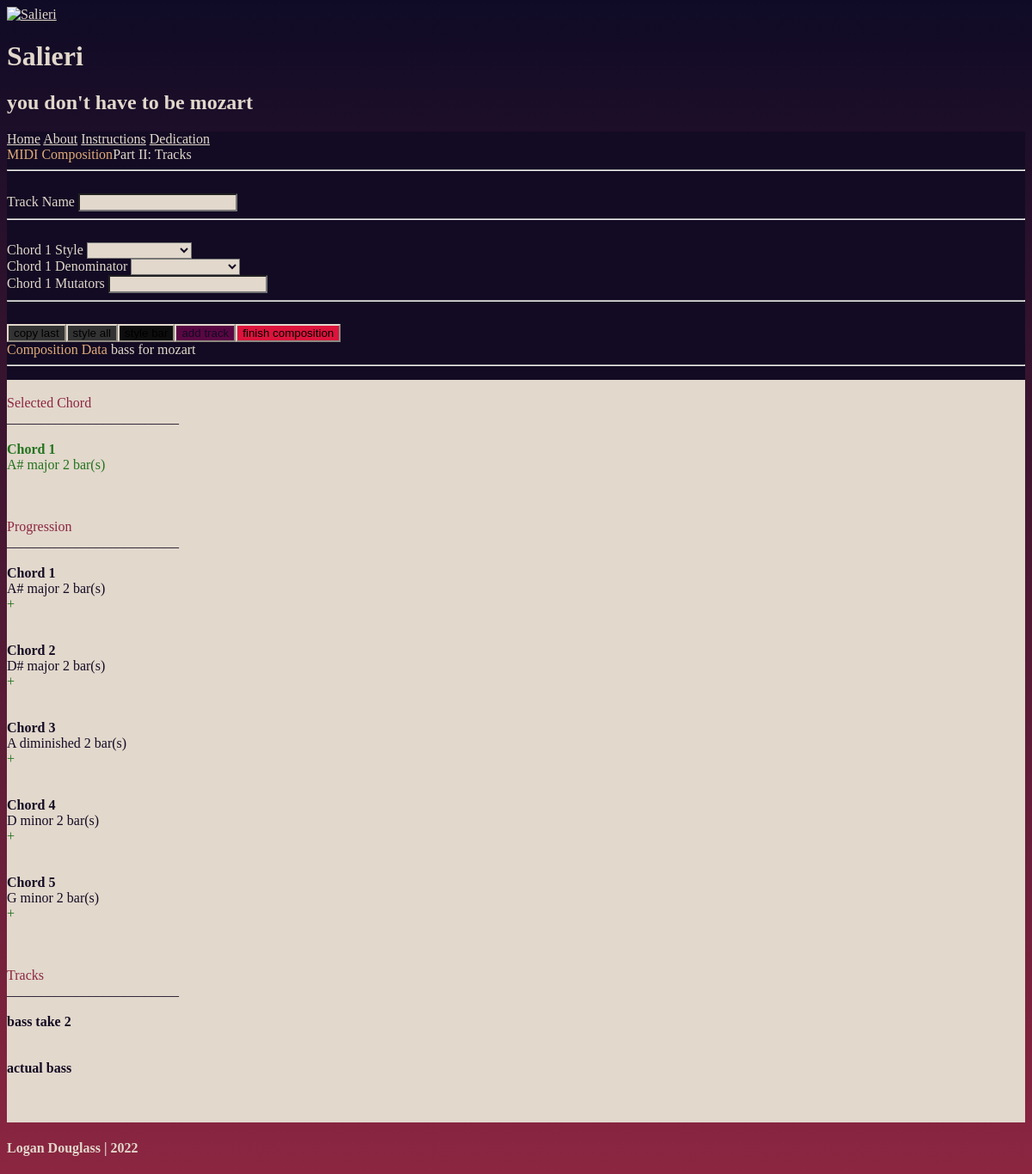
Screenshot of /track/3 with the database file from the repository.
### userinput/models.py (models this page shows, shortened)
class Composition(models.Model):
    tonic_choices = [
    ("", ""),
    ("A", "A"),
    ("A#", "A#/Bb",),
    ("B", "B"),
    ("C", "C"),
    ("C#", "C#/Db"),
    ("D", "D"),
    ("D#", "D#/Eb"),
    ("E", "E"),
    ("F", "F"),
    ("F#", "F#/Gb"),
    ("G", "G"),
    ("G#", "G#/Ab")
    ]
    quality_choices =[
    ("", ""),
    ("major", "major"),
    ("minor", "minor"),
    ("diminished7", "diminished7"),
    ("half-diminished7", "half-diminished7"),
    ("minor7", "minor7"),
    ("major7", "major7"),
    ("dominant7", "dominant7"),
    ("minor-major7", "minor-major7"),
    ("augmented major7", "augmented major7"),
    ]
    name = models.CharField(max_length=30)
    chord1_tonic = models.CharField(max_length=5, choices=tonic_choices, null=True, blank=True, default=None)
    chord1_quality = models.CharField(max_length=30, choices=quality_choices, null=True, blank=True, default="major")
    chord1_bars = models.IntegerField(null=True, blank=True, default=0)
    chord2_tonic = models.CharField(max_length=5, choices=tonic_choices, null=True, blank=True, default=None)
    chord2_quality = models.CharField(max_length=30, choices=quality_choices, null=True, blank=True, default="major")
    chord2_bars = models.IntegerField(null=True, blank=True, default=0)
    chord3_tonic = models.CharField(max_length=5, choices=tonic_choices, null=True, blank=True, default=None)
    chord3_quality = models.CharField(max_length=30, choices=quality_choices, null=True, blank=True, default="major")
    chord3_bars = models.IntegerField(null=True, blank=True, default=0)
    chord4_tonic = models.CharField(max_length=5, choices=tonic_choices, null=True, blank=True, default=None)
    chord4_quality = models.CharField(max_length=30, choices=quality_choices, null=True, blank=True, default="major")
    chord4_bars = models.IntegerField(null=True, blank=True, default=0)
    chord5_tonic = models.CharField(max_length=5, choices=tonic_choices, null=True, blank=True, default=None)
    chord5_quality = models.CharField(max_length=30, choices=quality_choices, null=True, blank=True, default="major")
    chord5_bars = models.IntegerField(null=True, blank=True, default=0)
    midi = models.FileField(null=True, blank=True, default=None)

class Track(models.Model):
    pattern_choices = [
    ("arpup", "arpeggios" ),
    ("simpline", "steady bass"),
    ]
    comp = models.ForeignKey(Composition, on_delete=models.PROTECT, related_name="tracks", null=True, blank=True, default=None)
    trackname = models.CharField(max_length=30, null=True, blank=True, default=None)
    chord1_style = models.CharField(max_length=50, choices=pattern_choices, null=True, blank=True, default=None)
    chord1_denom = models.IntegerField(default = 4)
    chord1_mutators = models.CharField(max_length=40, null=True, blank=True, default=None)
    chord2_style = models.CharField(max_length=50, choices=pattern_choices, null=True, blank=True, default=None)
    chord2_denom = models.IntegerField(default = 4)
    chord2_mutators = models.CharField(max_length=40, null=True, blank=True, default=None)
    chord3_style = models.CharField(max_length=50, choices=pattern_choices, null=True, blank=True, default=None)
    chord3_denom = models.IntegerField(default = 4)
    chord3_mutators = models.CharField(max_length=40, null=True, blank=True, default=None)
    chord4_style = models.CharField(max_length=50, choices=pattern_choices, null=True, blank=True, default=None)
    chord4_denom = models.IntegerField(default = 4)
    chord4_mutators = models.CharField(max_length=40, null=True, blank=True, default=None)
    chord5_style = models.CharField(max_length=50, choices=pattern_choices, null=True, blank=True, default=None)
    chord5_denom = models.IntegerField(default = 4)
    chord5_mutators = models.CharField(max_length=40, null=True, blank=True, default=None)

### userinput/views.py (the view)
# urls.py: path("track/<int:id>", views.track, name="track"),
def track(request, id):
    broken_values = ["", None, 0]
    composition = Composition.objects.get(id=id)
    comp_data_dict_list = list(Composition.objects.filter(id=id).values())
    comp_data_dict = comp_data_dict_list[0]
    chord1_tonic = comp_data_dict["chord1_tonic"]
    chord1_quality = comp_data_dict["chord1_quality"]
    chord1_bars = comp_data_dict["chord1_bars"]
    chord1_bars_u = "bar(s)"
    if chord1_bars == 0:
        chord1_bars = ""
        chord1_bars_u = ""
    chord1_dg = [chord1_tonic, chord1_quality, chord1_bars]
    chord1_vis = False
    chord1_works = True
    chord1_vals = [chord1_tonic, chord1_quality, chord1_bars]
    for broken_value in broken_values:
        if broken_value in chord1_vals:
            chord1_works = False
    chord2_tonic = comp_data_dict["chord2_tonic"]
    chord2_quality = comp_data_dict["chord2_quality"]
    chord2_bars = comp_data_dict["chord2_bars"]
    chord2_bars_u = "bar(s)"
    if chord2_bars == 0:
        chord2_bars = ""
        chord2_bars_u = ""
    chord2_dg = [chord2_tonic, chord2_quality, chord2_bars]
    chord2_vis = False
    chord2_works = True
    chord2_vals = [chord2_tonic, chord2_quality, chord2_bars]
    for broken_value in broken_values:
        if broken_value in chord2_vals:
            chord2_works = False
    chord3_tonic = comp_data_dict["chord3_tonic"]
    chord3_quality = comp_data_dict["chord3_quality"]
    chord3_bars = comp_data_dict["chord3_bars"]
    chord3_bars_u = "bar(s)"
    if chord3_bars == 0:
        chord3_bars = ""
        chord3_bars_u = ""
    chord3_dg = [chord3_tonic, chord3_quality, chord3_bars]
    chord3_vis = False
    chord3_works = True
    chord3_vals = [chord3_tonic, chord3_quality, chord3_bars]
    for broken_value in broken_values:
        if broken_value in chord3_vals:
            chord3_works = False
    chord4_tonic = comp_data_dict["chord4_tonic"]
    chord4_quality = comp_data_dict["chord4_quality"]
    chord4_bars = comp_data_dict["chord4_bars"]
    chord4_bars_u = "bar(s)"
    if chord4_bars == 0:
        chord4_bars = ""
        chord4_bars_u = ""
    chord4_dg = [chord4_tonic, chord4_quality, chord4_bars]
    chord4_vis = False
    chord4_works = True
    chord4_vals = [chord4_tonic, chord4_quality, chord4_bars]
    for broken_value in broken_values:
        if broken_value in chord4_vals:
            chord4_works = False
    chord5_tonic = comp_data_dict["chord5_tonic"]
    chord5_quality = comp_data_dict["chord5_quality"]
    chord5_bars = comp_data_dict["chord5_bars"]
    chord5_bars_u = "bar(s)"
    if chord5_bars == 0:
        chord5_bars = ""
        chord5_bars_u = ""
    chord5_dg = [chord5_tonic, chord5_quality, chord5_bars]
    chord5_vis = False
    chord5_works = True
    chord5_vals = [chord5_tonic, chord5_quality, chord5_bars]
    for broken_value in broken_values:
        if broken_value in chord5_vals:
            chord5_works = False
    if "" not in chord1_dg:
        chord1_vis = True
    if "" not in chord2_dg:
        chord2_vis = True
    if "" not in chord3_dg:
        chord3_vis = True
    if "" not in chord4_dg:
        chord4_vis = True
    if "" not in chord5_dg:
        chord5_vis = True
    all_tracks = Track.objects.all()
    track_objs = all_tracks.filter(comp=composition)
    no_tracks = False
    if len(track_objs) == 0:
        no_tracks = True
    track_names = []
    for track in track_objs:
        trackn = track.trackname
        track_names.append(trackn)
    context={
        "composition": composition,
        "chord1_tonic": chord1_tonic,
        "chord1_quality": chord1_quality,
        "chord1_bars": chord1_bars,
        "chord2_tonic": chord2_tonic,
        "chord2_quality": chord2_quality,
        "chord2_bars": chord2_bars,
        "chord3_tonic": chord3_tonic,
        "chord3_quality": chord3_quality,
        "chord3_bars": chord3_bars,
        "chord4_tonic": chord4_tonic,
        "chord4_quality": chord4_quality,
        "chord4_bars": chord4_bars,
        "chord5_tonic": chord5_tonic,
        "chord5_quality": chord5_quality,
        "chord5_bars": chord5_bars,
        "chord1_bars_u": chord1_bars_u,
        "chord2_bars_u": chord2_bars_u,
        "chord3_bars_u": chord3_bars_u,
        "chord4_bars_u": chord4_bars_u,
        "chord5_bars_u": chord5_bars_u,
        "chord1_vis": chord1_vis,
        "chord2_vis": chord2_vis,
        "chord3_vis": chord3_vis,
        "chord4_vis": chord4_vis,
        "chord5_vis": chord5_vis,
        "track_names": track_names,
        "no_tracks": no_tracks,
        "chord1_works": chord1_works,
        "chord2_works": chord2_works,
        "chord3_works": chord3_works,
        "chord4_works": chord4_works,
        "chord5_works": chord5_works,
    }
    return render(request, "userinput/track-remaster-2b.html", context) ####@@@

### userinput/templates/userinput/track-remaster-2b.html (shortened to what this page needs)
<!DOCTYPE html>
<html lang="en">
<head>
    <link rel="stylesheet" href="https://unpkg.com/tachyons@4.12.0/css/tachyons.min.css"/>
    {% load static %}
</head>
<body>
    <div class="mt5 tc">
      <a href="{% url 'userinput:index' %}"><img
          src="{% static 'userinput/coolsal.png' %}"
          class="br4 h5 w5 ba bw2 dib" alt="Salieri"
          style = "border-color: #E0AB79">
      </a>
    </div>
    <header class="tc pv4 calisto" style="color: #E2D8CC">
        <h1 class="mt2 mb0 calisto ttu tracked fw1 f-subheadline">Salieri</h1>
        <h2 class="mt2 f3 fw1 calisto i">you don't have to be mozart </h2>
        <nav class=" bt bb bw1 tc mw7 center mt4" style = "border-color: #E0AB79">
          <a class="f4 f4-l link bg-animate dib pa3 ph4-l" href="{% url 'userinput:index' %}">Home</a>
          <a class="f4 f4-l link bg-animate dib pa3 ph4-l" href="">About</a>
          <a class="f4 f4-l link bg-animate dib pa3 ph4-l" href="">Instructions</a>
          <a class="f4 f4-l link bg-animate dib pa3 ph4-l" href="">Dedication</a>
        </nav>
      </header>
      <div id = "app">
      <div id = "containersdiv" class = "flex flex-wrap justify-center h-100">
        <div id = "formcontainer" class = "pa4 mb3 calisto ba bw2 h-100  br4 mr2" style = "border-color: #E2D8CC">
          <form class="" action= "{% url 'userinput:trackadd' composition.id %}" style = 'border-color: #E2D8CC' method="POST">
            <div class="measure-narrow">
              <div id = "miniheadline div" class = "flex flex-column justify-center">
              <span id="miniheadline1" class = "f2 tc w-100">MIDI Composition</span>
              <span id="miniheadline2" class = "f3 tc w-100">Part II: Tracks</span>
              <br>
              </div>
              <hr><br>
              <label for="trackname" class="f4 calisto  db mb2"> Track Name </label>
              <input id="trackname" class="pointer f4 input-reset ba b--black-20 pa2 mb2 db w-100" type="text" aria-describedby="trackname-desc" name="trackname">
            <br><hr class = " "><br>
            {% if chord1_works %}
            <div id = "chord1-data" v-show="chord1Vis">
                <label for="chord-1-style" class="f4 calisto  db mb2"> Chord 1 Style </label>
                <select v-model="chord1Style" ref= "chord1style" id="chord-1-style" name="chord1_style" class="pointer f4 input-reset ba b--black-20 pa2 mb2 db w-100" aria-describedby="chord-1-style-desc" >
                    </select>
                <br>
                <label for="chord-1-denom" class="f4 calisto  db mb2"> Chord 1 Denominator </label>
                <select v-model="chord1Denom" id="chord-1-denom" name="chord1_denom" class="pointer f4 input-reset ba b--black-20 pa2 mb2 db w-100" aria-describedby="chord-1-denom-desc" >
                </select>
                  <br>
                <label for="chord-1-mutators" class="f4 calisto  db mb2"> Chord 1 Mutators </label>
                <input v-model="chord1Mut" id="chord-1-mutators" class="pointer f4 input-reset ba b--black-20 pa2 mb2 db w-100" type="text" aria-describedby="chord-1-mutators-desc" name="chord1_mutators" >
                <br><hr class = " "><br>
              </div>
              {% endif %}
            <div id="button-div" class = "flex flex-wrap justify-center w-100">
                <button id="minib" @click.prevent = "copyLast" class = "pointer dim mb2 f4 calisto no-underline br-pill ph4 pv2 dib white" type = "button"> copy last </button>
                <button id="minib" @click.prevent = "copyAll" class = " pointer dim  mb2 f4 calisto no-underline br-pill pv2 ph4 dib white" type = "button"> style all </button>
                <button @click.prevent = "updatePage" class = " pointer dim f4 calisto no-underline br-pill ph4 pv2 mb2 dib white" type = "button"> style bar </button>
                <input id="submit" class = " pointer dim f4 calisto no-underline br-pill ph4 pv2 mb2 dib white" type="submit" value="add track"/>
                <a href = "{% url 'generation:magic' composition.id %}" class = "w-100">
                <button id="finish" class = "w-100 pointer dim ml1 f4 calisto no-underline br-pill ph3 pv2 mb2 dib white" type="button" method="post">
                  finish composition
                </button>
                </a>
          </div>
            </div>
            </form>
          </div>
        <div id = "datacontainer" class = " flex flex-column items-center pa4 mb3 calisto ba bw2  br4 ml2" style = "border-color: #E2D8CC">
          <span id="miniheadline1" class = "f2 tc w-100"> Composition Data </span>
          <span id="miniheadline2" class = "f3 tc w-100">{{composition.name}}</span>
          <br>
          <hr class = w-100>
          <p id = "datap" class = "calisto f4 ph4 pv2 tc br4">
            <br>
            <span id="dataheadings" class = "b f3"> Selected Chord<br></span>
            _________________________<br><br>
            <span id = "currchord" v-show="chord1Vis">
            <b>Chord [[chordCurrent]]</b> <br>
            {{chord1_tonic}}
            {{chord1_quality}}
            {{chord1_bars}} {{chord1_bars_u}}
            </span>
            <br><br>
            <br><br>
            <span id="dataheadings" class = "b f3">Progression<br></span>
            _________________________<br><br>
            {% if chord1_vis %}
            <span class = "pointer" @click.prevent="toChord1()">
            <b>Chord 1</b> <br>
            {{chord1_tonic}}
            {{chord1_quality}}
            {{chord1_bars}} {{chord1_bars_u}}<br>
            <span id="styleupdate"> + [[chord1Style]] [[chord1Denom]]<br>[[chord1Mut]]</span><br>
            <br>
          </span>
            {% endif %}
            {% if chord2_vis %}
            <span class = "pointer" @click.prevent="toChord2()">
            <b>Chord 2</b><br>
            {{chord2_tonic}}
            {{chord2_quality}}
            {{chord2_bars}} {{chord2_bars_u}}<br>
            <span id="styleupdate"> + [[chord2Style]] [[chord2Denom]]<br>[[chord2Mut]]</span><br>
            <br>
          </span>
            {% endif %}
           {% if chord3_vis %}
           <span class = "pointer" @click.prevent="toChord3()">
            <b>Chord 3</b><br>
            {{chord3_tonic}}
            {{chord3_quality}}
            {{chord3_bars}} {{chord3_bars_u}}<br>
            <span id="styleupdate"> + [[chord3Style]] [[chord3Denom]]<br>[[chord3Mut]]</span><br>
            <br>
          </span>
            {% endif %}
          {% if chord4_vis %}
          <span class = "pointer" @click.prevent="toChord4()">
            <b>Chord 4</b><br>
            {{chord4_tonic}}
            {{chord4_quality}}
            {{chord4_bars}} {{chord4_bars_u}}<br>
            <span id="styleupdate"> + [[chord4Style]] [[chord4Denom]]<br>[[chord4Mut]]</span><br>
            <br>
          </span>
            {% endif %}
            {% if chord5_vis %}
            <span class = "pointer" @click.prevent="toChord5()">
            <b>Chord 5</b><br>
            {{chord5_tonic}}
            {{chord5_quality}}
            {{chord5_bars}} {{chord5_bars_u}}<br>
            <span id="styleupdate"> + [[chord5Style]] [[chord5Denom]]<br>[[chord5Mut]]</span><br>
            <br>
            </span>
            {% endif %}
            <br>
            <span id="dataheadings" class = "b f3"> Tracks <br></span>
            _________________________<br><br>
            {% for track_name in track_names %}
            <b>{{track_name}}</b><br>
            <br><br>
            {% endfor %}
            <br>
          </p>
        </div>
        </div>
      </div>
      <h4 id = "sig" class = "calisto f5 mb4 tc" > Logan Douglass | 2022 </h4>
</body>
</html>

### rows the page displays
Composition: name "bass for mozart", chord1_tonic "A#", chord1_quality "major", chord2_tonic "D#", chord2_quality "major", chord3_quality "diminished", chord4_quality "minor", chord5_quality "minor"
Track: track_names "bass take 2"
Track: track_names "actual bass"

### other values shown
{{ chord1_bars }} "2"
{{ chord1_bars_u }} "bar(s)"
{{ chord2_bars }} "2"
{{ chord2_bars_u }} "bar(s)"
{{ chord3_tonic }} "A"
{{ chord3_bars }} "2"
{{ chord3_bars_u }} "bar(s)"
{{ chord4_tonic }} "D"
{{ chord4_bars }} "2"
{{ chord4_bars_u }} "bar(s)"
{{ chord5_tonic }} "G"
{{ chord5_bars }} "2"
{{ chord5_bars_u }} "bar(s)"
